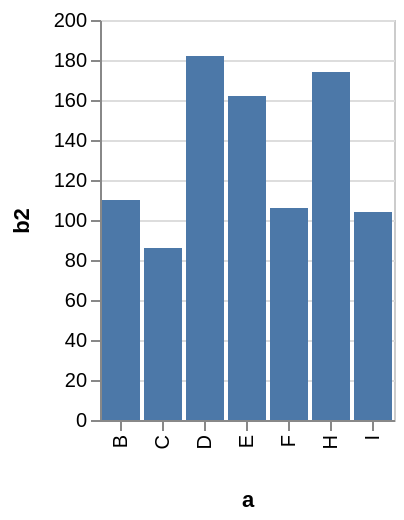

Express this chart as Vega-Lite.
### Vega specification from a JSON file in a GitHub repository (floating-point values rounded to 4 significant figures)
{"$schema": "https://vega.github.io/schema/vega/v3.0.json", "description": "A simple bar chart with embedded data that uses a filter and calculate.", "autosize": "pad", "padding": 5, "encode": {"update": {"stroke": {"value": "#ccc"}, "fill": {"value": "transparent"}}}, "data": [{"name": "source_0", "values": [{"a": "A", "b": 28}, {"a": "B", "b": 55}, {"a": "C", "b": 43}, {"a": "G", "b": 19}, {"a": "H", "b": 87}, {"a": "I", "b": 52}, {"a": "D", "b": 91}, {"a": "E", "b": 81}, {"a": "F", "b": 53}]}, {"name": "data_0", "source": "source_0", "transform": [{"type": "formula", "expr": "2*datum.b", "as": "b2"}, {"type": "filter", "expr": "datum.b2 > 60"}, {"type": "filter", "expr": "datum[\"b2\"] !== null && !isNaN(datum[\"b2\"])"}]}], "signals": [{"name": "x_step", "value": 21}, {"name": "width", "update": "bandspace(domain('x').length, 0.1, 0.05) * x_step"}, {"name": "height", "update": "200"}], "marks": [{"name": "marks", "type": "rect", "role": "bar", "from": {"data": "data_0"}, "encode": {"update": {"x": {"scale": "x", "field": "a"}, "width": {"scale": "x", "band": true}, "y": {"scale": "y", "field": "b2"}, "y2": {"scale": "y", "value": 0}, "fill": {"value": "#4c78a8"}}}}], "scales": [{"name": "x", "type": "band", "domain": {"data": "data_0", "field": "a", "sort": true}, "range": {"step": {"signal": "x_step"}}, "round": true, "paddingInner": 0.1, "paddingOuter": 0.05}, {"name": "y", "type": "linear", "domain": {"data": "data_0", "field": "b2"}, "range": [{"signal": "height"}, 0], "round": true, "nice": true, "zero": true}], "axes": [{"scale": "x", "labelOverlap": true, "orient": "bottom", "title": "a", "zindex": 1, "encode": {"labels": {"update": {"angle": {"value": 270}, "align": {"value": "right"}, "baseline": {"value": "middle"}}}}}, {"scale": "y", "labelOverlap": true, "orient": "left", "title": "b2", "zindex": 1}, {"scale": "y", "domain": false, "grid": true, "labels": false, "maxExtent": 0, "minExtent": 0, "orient": "left", "ticks": false, "zindex": 0, "gridScale": "x"}], "config": {"axis": {"minExtent": 30}}}
